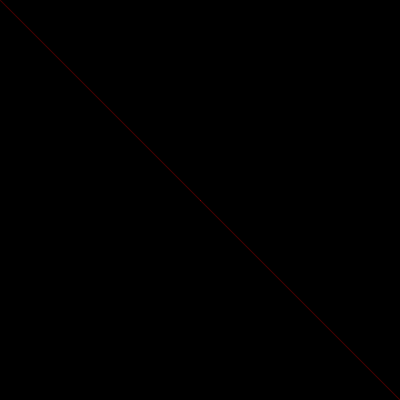
Frame 1 (no input)
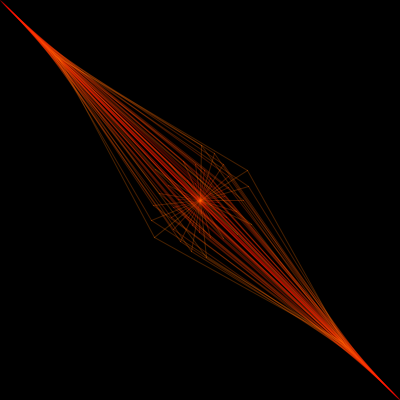
Frame 60 (the mouse pressed at the canvas centre just before this capture)
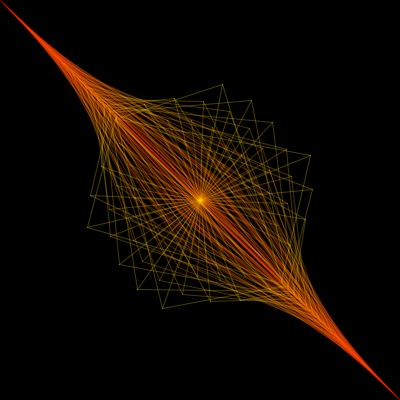
Frame 120 (the mouse held since frame 60 and released just before this capture)

The Processing sketch that drew these frames (run headless with seeded random() and noise(); from frame 60 on, the mouse is pressed at the canvas centre):

// Processing sketch: processing_135724
// ── processing_135724.pde

float r = 0;
float theta = 0;
float c= random(50, 100);
float p=0;


void setup() {
  size(400, 400);
  background(0);
  smooth();
}

void draw() {
  float x = r*cos(theta);
  float y = r*sin(theta);

  stroke(255, r*2, 0, 70);
  line(x+width/2, y+height/2, width/2, height/2); 
  line(x+width/2, y+height/2, r, r); 
  line(x+width/2, y+height/2, p+width, p+height); 
  noStroke();
  theta++;
  r++;
  p--;
  println(x);

  if (x>=200) {
    background(0);
    r=0;
    theta=0;
    p=0;
  }
  println("color"+ c);
}
